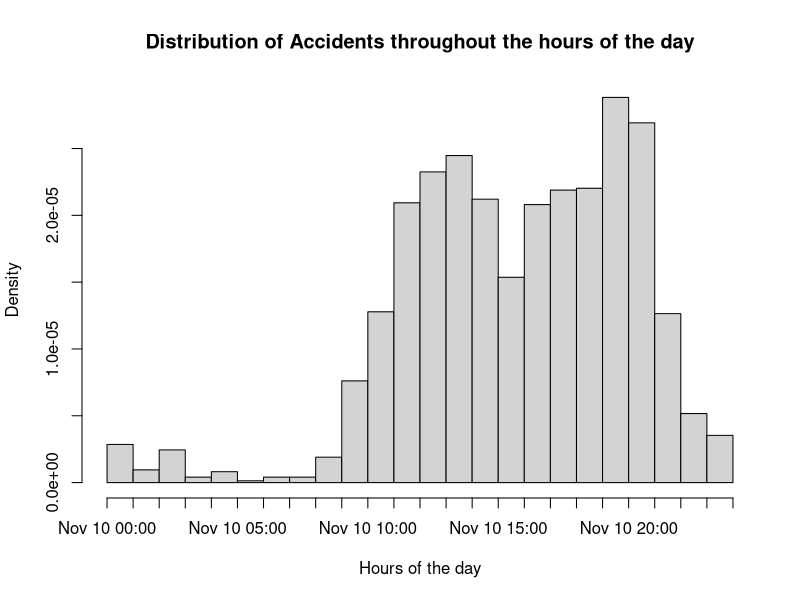
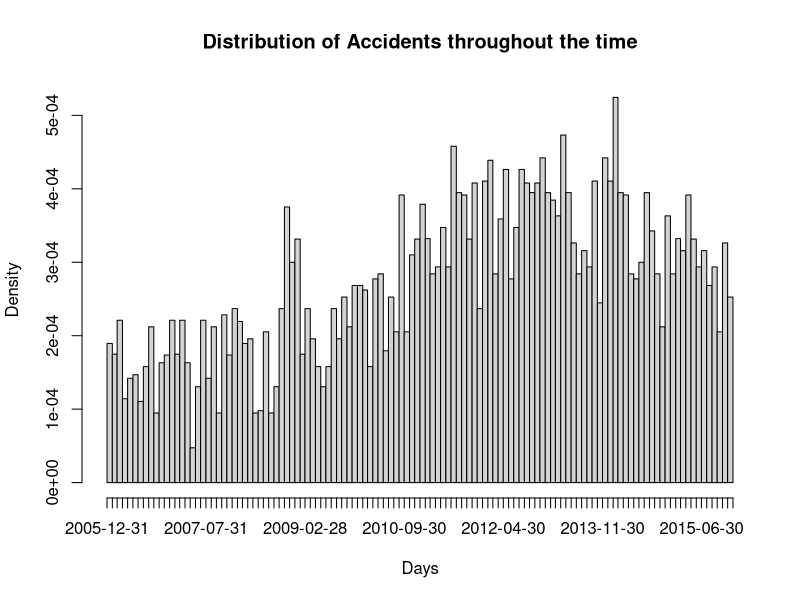
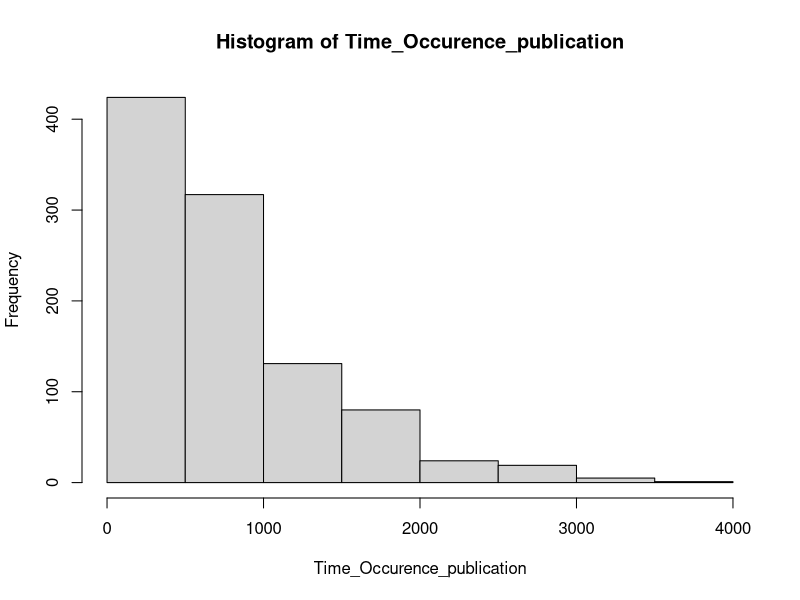

R code for these plots, in order:
## ---- chunk 1
library(readr)
library(lubridate)
library(ggplot2)
library(dplyr)
library(tidyr)
## ---- chunk 2
data <- read_csv("aircrafts_occurrences_merged.csv")
data$occuranceWeek <- as.Date(data$occurrence_day)
data$occuranceWeek <-wday(data$occuranceWeek, label=TRUE)

data$publicationWeek <- as.Date(data$publication_day)
data$publicationWeek <-wday(data$publicationWeek, label=TRUE)
# occurrence_id,,occurrence_day,publication_day, invistigation status
## ---- chunk 3
data$occuranceWeek <- as.Date(data$occurrence_day)
## ---- chunk 4
hist(strptime(data$time, format="%H:%M:%S"),main="Distribution of Accidents throughout the hours of the day",xlab="Hours of the day",breaks="hours")
## ---- chunk 5
hist(data$occurrence_day,main="Distribution of Accidents throughout the time",xlab="Days",breaks='months')
## ---- chunk 6
Time_Occurence_publication=data$publication_day-data$occurrence_day
Time_Occurence_publication=as.numeric(Time_Occurence_publication, units="days")
## ---- chunk 7
hist(Time_Occurence_publication)
